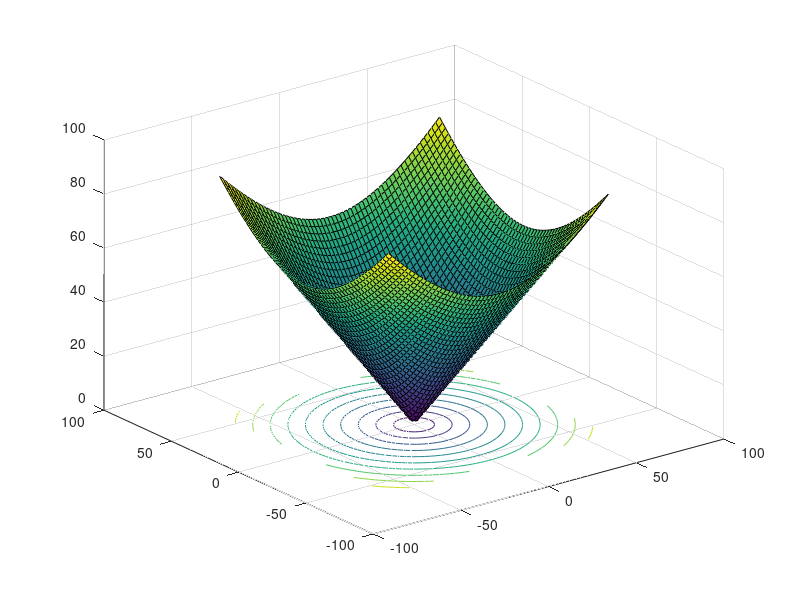
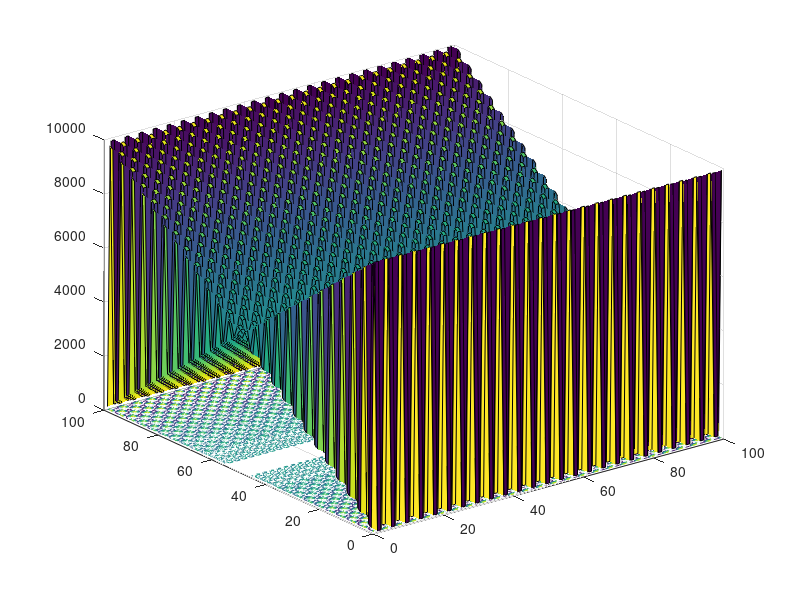

These charts were generated, in order, by the following MATLAB code:
%1.0 Matlab Data Types

a = 42;
a = uint16( a );    
whos a              % no semicolon: allow output
intmax( 'uint16' )  % no semicolon: allow output

a = 66666;      % automatic cast to double!

a = int8( a );  % truncation from 8 to 1 byte: a = 127

% Plotting Functions of One and Two Varialbles visualizing y = f( x )

%1.1
x = -pi : pi;
y = coth( x );

%1.2
figure( 1 ); clf; hold on; grid on;
plot( x, y , '*-');

%1.3
x = -pi : pi/20 : pi;   % note that x contains zero!
y = coth( x );
plot( x, y , 'r*');      % note that coth( 0 ) = inf

%1.5 and 1.4
x = -pi : pi/300 : pi;  % note that x contains zero!
y = coth( x );
plot( x, y , 'g-');


% 1.6 z = f(x, y)
% bowl
x = -20*pi : 2.2 : 20*pi;
y = x;

%Eine weitere wichtige Anwendung dreidimensionaler Grafik ist die Darstellung von
%Flaechen im R^3. Solche Flaechen koennen ueber eine Funktion f : R^2-> R definiert
%werden. Hier betrachten wir als Beispiel die Funktion f(x; y]) = 1 - k(x; y)k2
%Analog zur ueblichen Darstellung eindimensionaler Funktionen muss man die
%zur Darstellung verwendeten Punkte definieren. Statt eines Vektors braucht man
%jetzt aber eine Matrix von Punkten, die das darzustellende Gebiet abdecken.
%Genauer brauchen wir zwei Matrizen: Eine fuer die x-Komponenten der Punkte
%und eine fuer die y-Komponenten.
%Diese koennen efizient mit der 'meshgrid'-Anweisung erzeugt werden.
%[X,Y] = meshgrid(-8:.5:8,-8:.5:8);
%Dann werten wir die Funktion aus und speichern die Punkte in Z
%Z = 1-(X.^2+Y.^2);

%1.7
[X, Y] = meshgrid(x, y);
Z = sqrt((X.^2 + Y.^2));

figure(1);clf;
surfc(X, Y, Z);

%2.0
% magic square

x = 1 : 100;
y = x;

[X, Y] = meshgrid(x, y);
Z = magic( 100 );

figure(3);
surfc(X, Y, Z);

%2.1
% magic cube


A = [16 3 2 13; ...
     5 10 11 8; ...
     9 6 7 12; ...
     4 15 14 1];

B = [44 55 -26 -39; ...
     36 -17 22 -7; ...
    -35 -30 51 48; ...
    -11 26 -13 32];

C = [-51	-14	27	72; ...
    24	75	-46	-19; ...
    76	23	-18	-47; ...
    -15	-50	71	28];

D = [25 -10 31 -12; ...
    -31 -34 47 52; ...
    -16 35 -6 21; ...
    56 43 -38 -27];

MC = cat(3, A, B, C, D);

% permute( MC, [1, 2, 3]);  % default

sum( MC )       % no semicolon: allow output

permute(MC, [3, 2, 1]);

sum( MC )       % no semicolon: allow output

permute(MC, [2, 1, 3]);

sum( MC )       % no semicolon: allow output

sd1 = MC(1, 1, 1) +  MC(2, 2, 2) +  MC(3, 3, 3) +  MC(4, 4, 4)  % space diagonals are different!!
sd2 = MC(1, 1, 4) +  MC(2, 2, 3) +  MC(3, 3, 2) +  MC(4, 4, 1)

% this is not even a "semi perfect magic cube"!
      
  
      